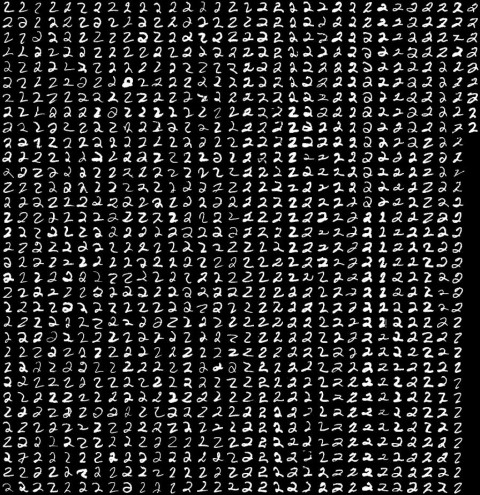
%> input picture y3/sem_b/machine_learning/HW/hw3/materials/test2.jpg, 480 x 495 px
$ octave hw3.m   (GNU Octave 9; MATLAB toolbox functions it lacks are replaced by stand-ins)
%> lines starting %> are read from the running program, lines starting %| are printed output that depends on the picture
### y3/sem_b/machine_learning/HW/hw3/my_perceptron_train.m
function [ theta, k ] = my_perceptron_train( X, y )

    ind = 1;
    theta = X(ind,:) * y(ind);
    k = 1;

    while ind ~= length(X)
        ind = ind + 1;
        k = k + 1;
        err = sign(theta*X(ind,:)') * y(ind);
        if err < 0
           theta = theta + X(ind,:) * y(ind);
           ind = 1 ;
        end
    end
end

### y3/sem_b/machine_learning/HW/hw3/image2blocks.m
function [ data ] = image2blocks( img )
%UNTITLED Summary of this function goes here
%   Detailed explanation goes here
[nrows, ncols] = size(img);
N = min([nrows ncols]);
multiplier = round(N / 15);
new_size = multiplier*15;
crop_img = img(1:new_size, 1:new_size);

C = mat2cell(crop_img, repelem(15, multiplier), repelem(15, multiplier));

num_of_digits = multiplier * multiplier;
data = zeros(num_of_digits, 15*15);
for ind = 1:num_of_digits
   c_mat = cell2mat(C(ind));
   data(ind, :) = c_mat(:)';
end

end

### y3/sem_b/machine_learning/HW/hw1/q2/data_normalization.m
function [ norm_data, sDev, means ] = data_normalization( X )
    means = mean(X);
    sDev = std(X);
    norm_data = (X - means)./sDev;
end

### y3/sem_b/machine_learning/HW/hw3/plot_data_svm_percep.m
function [ svm_margin, percept_margin ] = plot_data_svm_percep( X, svm_theta, percept_theta)

scatter(X(:,1), X(:,2), 'DisplayName', 'data'); hold on;
svm_margin = decision_boundry_line_with_borders(svm_theta, X, 'g', 'SVM');
percept_margin = decision_boundry_line_with_borders(percept_theta, X, 'r', 'Perceptron');
legend('Location', 'NW');
hold off;
end

### y3/sem_b/machine_learning/HW/hw3/svm_train.m
function [theta] = svm_train( X, y )

d = size(X,2);
H = eye(d);
f = zeros(d,1);
Dy = diag(y);
A = Dy*X;
b = ones(size(y));

theta = quadprog(H, f, -A, -b);


end

### y3/sem_b/machine_learning/HW/hw3/decision_boundry_line_with_borders.m
function [ margin ] = decision_boundry_line_with_borders( theta, X, color, modelName)

    theta = theta(:);

    x2 = @(x1) theta(1) * x1/-theta(2);
    minX = min(X(:,1));
    maxX = max(X(:,1));

    closest_point = min(abs(X * theta));
    margin = closest_point/norm(theta);
    line([minX maxX], [x2(minX) x2(maxX)], 'color', color, 'DisplayName', sprintf('%s: Hyperplane',modelName))
    line([minX maxX], [x2(minX) x2(maxX)] + margin, 'color', color, 'LineStyle','--', 'DisplayName', sprintf('%s: Margin',modelName))
    line([minX maxX], [x2(minX) x2(maxX)] - margin, 'color', color, 'LineStyle','--', 'DisplayName', '')

end

### y3/sem_b/machine_learning/HW/hw3/hw3.m
%% SVM and Perceptron HW:

%% q3 - svm_test and svm_train:
% [22 lines of commented-out code are left out]

%% q4-5 - Visualization of HyperPlane and Margin:
% For both Perceptron and SVM.

clc; clear; close all;
addpath([genpath('./materials') ...
    genpath('libsvm/libsvm-3.22/matlab')])

load data1.mat
[normX, sDev, means] = data_normalization(X);

[perc_theta, k] = my_perceptron_train(normX, y);
svm_theta = svm_train(normX, y);

figure('Name', 'Data1')
set(gcf, 'Position', [300, 300, 1300, 650]);
subplot(1,2,1)
title('Data1'); hold on;
plot_data_svm_percep(normX, svm_theta, perc_theta);
subplot(1,2,2)
plot_data_svm_percep(normX, svm_theta, perc_theta);
legend('off');
xlim([-1 1]); ylim([-1 1]);
%> after `ylim([-1 1])`:
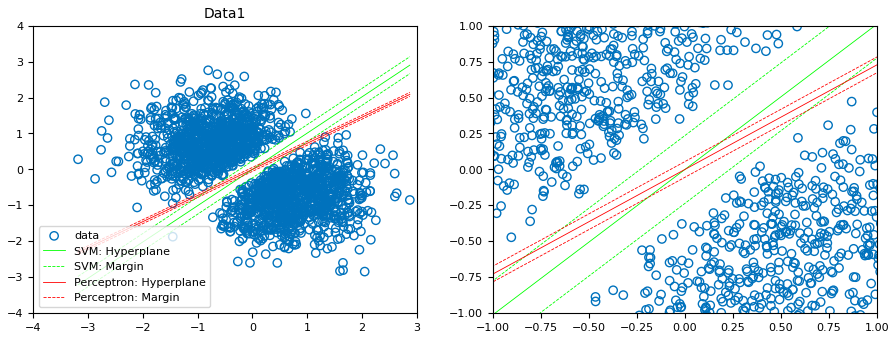
%> figure redrawn from the program's plot data, 2 panels

load data2.mat
[normX, sDev, means] = data_normalization(X);

[perc_theta, k] = my_perceptron_train(normX, y);
svm_theta = svm_train(normX, y);

figure('Name', 'Data2')
set(gcf, 'Position', [300, 300, 1300, 650]);
subplot(1,2,1)
title('Data2'); hold on;
plot_data_svm_percep(normX, svm_theta, perc_theta);
subplot(1,2,2)
plot_data_svm_percep(normX, svm_theta, perc_theta);
legend('off');
xlim([-0.5 0.5]); ylim([-0.5 0.5]);
%> after `ylim([-0.5 0.5])`:
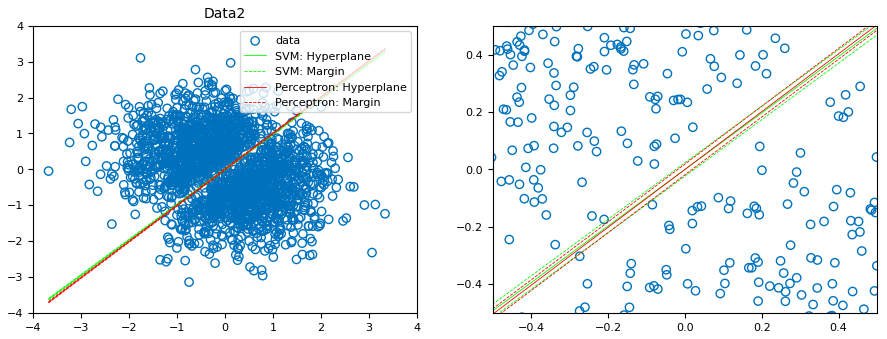
%> figure redrawn from the program's plot data, 2 panels


%% q6


img2 = imread('test2.jpg');
%> img2 is the input picture: size 495x480 uint8; min 0, max 255, mean 39.1
digit2 = image2blocks(img2);
%> in image2blocks, `crop_img = img(1:new_size, 1:new_size);`:
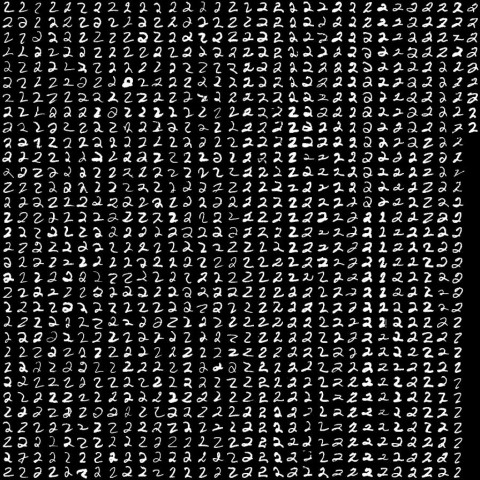
%> crop_img: size 480x480 uint8; min 0, max 255, mean 39.2
%> in image2blocks, `C = mat2cell(crop_img, repelem(15, multiplier), repelem(15, multiplier..`: C = 1024 items
%> after the loop in image2blocks, `for ind = 1:num_of_digits`:
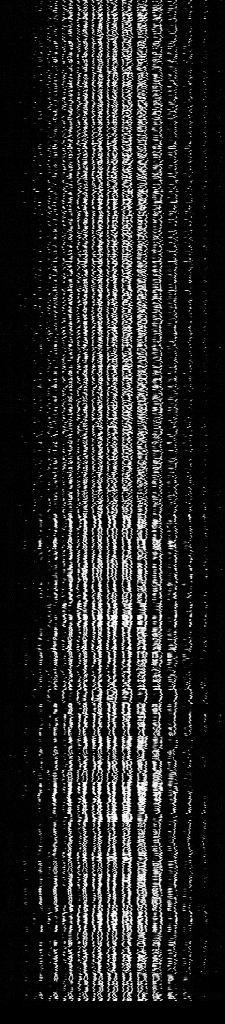
%> data: size 1024x225 double; min 0, max 255, mean 39.2; mean of the top-left, top-right, bottom-left and bottom-right quarters 31.9, 41.6, 37, 46.2
img3 = imread('test3.jpg');
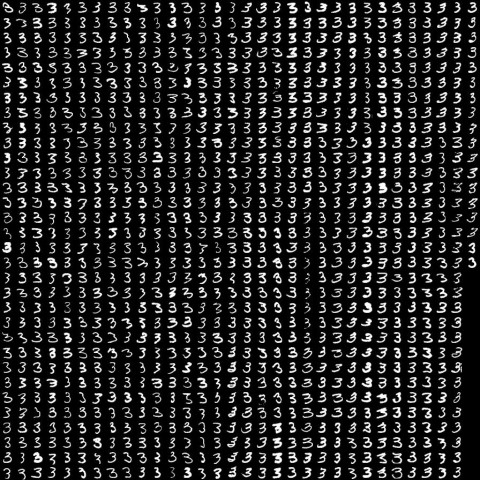
%> input picture y3/sem_b/machine_learning/HW/hw3/materials/test3.jpg, 480 x 480 px
%> img3 is the input picture: size 480x480 uint8; min 0, max 255, mean 37.8
digit3 = image2blocks(img3);
%> after the loop in image2blocks (call 2), `for ind = 1:num_of_digits`:
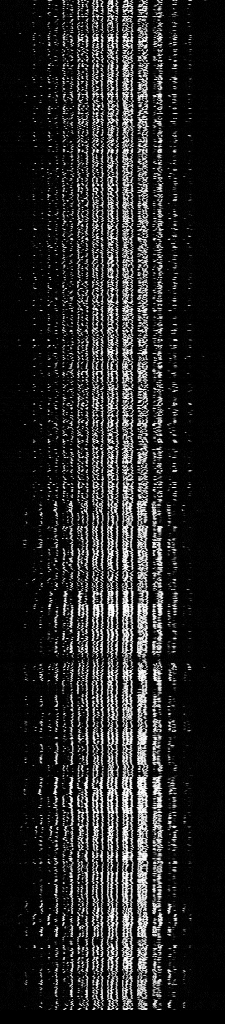
%> data: size 1024x225 double; min 0, max 255, mean 37.8; mean of the top-left, top-right, bottom-left and bottom-right quarters 30.3, 38.8, 35.1, 46.7

X = [digit2; digit3];
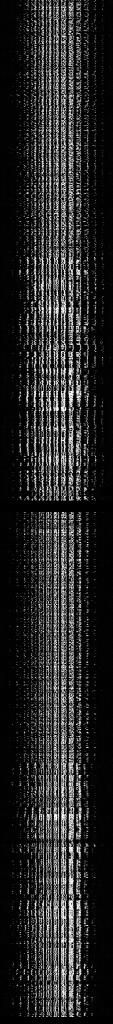
%> X: size 2048x225 double (shown at 1/2 size); min 0, max 255, mean 38.5
y = [ones(size(digit2,1),1) ; -1 * ones(size(digit3,1),1)];

p = cvpartition( y, 'Holdout', 0.20);
%> (the run ends here)
